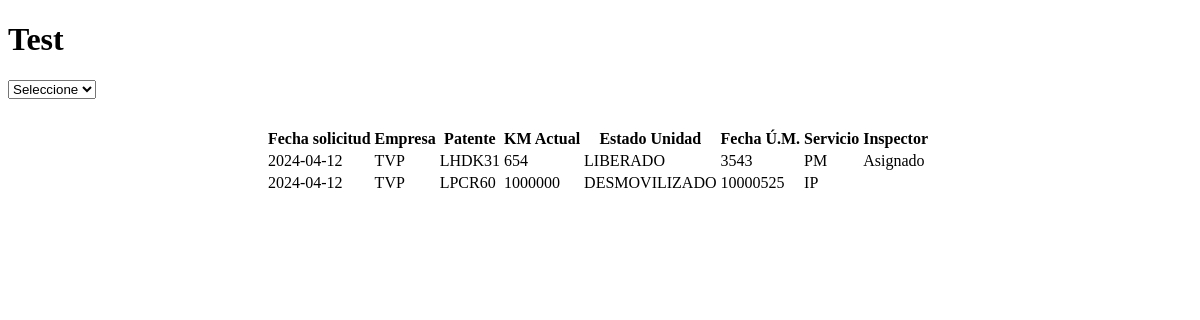
/models/test.php, run on the app's committed database.
### tables this page shows
CREATE TABLE `actividades_solicitud` (
  `id` int NOT NULL,
  `idusuario` int NOT NULL,
  `idempresa` int NOT NULL,
  `idunidad` int NOT NULL,
  `estado_unidad` varchar(25) NOT NULL,
  `km_actual` int NOT NULL,
  `km_ultima` int NOT NULL,
  `fecha_ultima` date NOT NULL,
  `tipo_servicio` varchar(25) NOT NULL,
  `contrato` varchar(250) NOT NULL,
  `taller` varchar(150) NOT NULL,
  `ubicacion` varchar(200) NOT NULL,
  `motivo` varchar(200) NOT NULL,
  `observaciones` varchar(250) NOT NULL,
  `estado_solicitud` int NOT NULL,
  `fecha_solicitud` date NOT NULL,
  `fecha_actualizado` date NOT NULL
);

CREATE TABLE `empresa_profile` (
  `id` int NOT NULL,
  `nombre` varchar(150) NOT NULL,
  `nif` varchar(15) NOT NULL,
  `correo` varchar(200) NOT NULL,
  `clave` varchar(250) NOT NULL,
  `telefono` varchar(15) NOT NULL,
  `website` varchar(150) NOT NULL,
  `direccion` varchar(200) NOT NULL,
  `ciudad` varchar(50) NOT NULL,
  `provincia` varchar(50) NOT NULL,
  `imagen` varchar(250) NOT NULL
);

CREATE TABLE `unidades_profile` (
  `id` int NOT NULL,
  `idempresa` int NOT NULL,
  `tipo` varchar(50) NOT NULL,
  `marca` varchar(50) NOT NULL,
  `modelo` varchar(50) NOT NULL,
  `dv` varchar(10) NOT NULL,
  `year` varchar(4) NOT NULL,
  `chasis` varchar(80) NOT NULL,
  `ppu` varchar(15) NOT NULL,
  `ppu_semi` varchar(20) NOT NULL,
  `km_actual` decimal(10,2) NOT NULL,
  `km_proximo` decimal(10,2) NOT NULL,
  `ubicacion` varchar(200) NOT NULL,
  `contrato` varchar(100) NOT NULL,
  `estatus` varchar(15) NOT NULL,
  `fecha_creado` date NOT NULL
);

### models/connect.php (called while the page is built)
<?php
class ConexionBDD {
private $strhost = "localhost";
private $strUser = "root";
private $strPass = "";
private $strDataBase = "control";
private $connect;
function __construct(){
    $strConexion = "mysql:host=".$this-> strhost .";dbname=".$this-> strDataBase.";charset=utf8";
    try {
        $this->connect = new PDO($strConexion, $this->strUser, $this->strPass);
        $this->connect ->setAttribute(PDO::ATTR_ERRMODE, PDO::ERRMODE_EXCEPTION);
    } catch (exception $e) {
        $this->connect = 'Fallo la conexion: ' . $e->getMessage();
        echo $this->connect;
    }
}
public function connect(){
    return $this->connect;
}
}
?>

### models/actividades.php (called while the page is built, shortened)
<?php
require_once 'connect.php';
class Actividad{
    private $conexion;
    public function __construct(){
        $this->conexion = new ConexionBDD();
        $this->conexion = $this->conexion->connect();
    }
    function listado_solicitudes_ip_paginado($inicio, $registros, $orden, $valor){
        $sql = "SELECT so.id, so.idempresa, so.idunidad, so.km_actual, so.km_ultima, so.fecha_ultima, so.tipo_servicio, so.fecha_solicitud, so.estado_solicitud, emp.nombre as empresa, un.ppu, un.estatus, ip.id as idactividad
        FROM actividades_solicitud so
        LEFT JOIN unidades_profile un ON so.idunidad = un.id
        LEFT JOIN empresa_profile emp ON so.idempresa = emp.id
        LEFT JOIN asignaciones_inspector ai ON so.id = ai.idactividad
        LEFT JOIN persona_profile insp ON ai.idinspector = insp.idpersona
        LEFT JOIN actividad_tallerip ip ON so.id = ip.idsolicitud
        WHERE so.estado_solicitud = ?
        ORDER BY so.id $orden
        LIMIT $inicio, $registros";
        $smts = $this->conexion->prepare($sql);
        $smts->execute([$valor]);
        $data = $smts->fetchAll(PDO::FETCH_ASSOC);
        foreach($data as $key => $value){
            $data[$key]['last_status'] = self::obtener_ultimo_historial_unidad($value['idunidad']);
        }
        if(!empty($data)){
            if($data[0]['idactividad'] != null){
                $sql_inspectores = "SELECT idinspector
                FROM asignaciones_inspector
                WHERE idactividad = ?";
                $smts = $this->conexion->prepare($sql_inspectores);
                $smts->execute([$data[0]['idactividad']]);
                $inspectores = $smts->fetchAll(PDO::FETCH_ASSOC);
                if(!empty($inspectores)){
                        $data[0]['inspector_edo'][] = "Asignado";
                }
            } else {
                $data[0]['inspector_edo'][] = 0;
            }
        }
        return $data;
    }
    public function obtener_ultimo_historial_unidad($id){
        $sql = "SELECT estado FROM actividad_unidad_estados WHERE idunidad = ? ORDER BY id DESC LIMIT 1";
        $smts = $this->conexion->prepare($sql);
        $smts->execute([$id]);
        $data = $smts->fetchColumn();
        return $data;
    }
}
?>

### models/test.php (the view, shortened to what this page needs)
<?php
require_once 'clientes.php';
require_once 'actividades.php';
$ac = new Actividad();
?>
<!DOCTYPE html>
<html lang="en">
<head>
</head>
<body>
    <h1>Test</h1>
    <select id="casos">
        <option value="0">Seleccione</option>
    </select><br><br>
    <div id="abierto" class="abierto">
    <table class="table table-hover my-0" id="tblip">
						<thead>
							<tr>
							<th>Fecha solicitud</th>
							<th>Empresa</th>
							<th class="d-none d-xl-table-cell">Patente</th>
							<th class="d-none d-xl-table-cell">KM Actual</th>
							<th class="d-none d-xl-table-cell">Estado Unidad</th>
							<th class="d-none d-xl-table-cell">Fecha Ú.M.</th>
							<th class="d-none d-xl-table-cell">Servicio</th>
							<th class="d-none d-xl-table-cell">Inspector</th>
							<th></th>
							</tr>
						</thead>
						<tbody id="tbl-actividadesip">
						<?php
                        $ip = $ac -> listado_solicitudes_ip_paginado(0, 10, 'DESC', 1);
                        if(!empty($ip)){
                            foreach ($ip as $actividad => $xp) {
                        ?>
            				<tr>
							<td><?= $xp['fecha_solicitud']; ?></td>
							<td><?= $xp['empresa']; ?></td>
							<td class="d-none d-xl-table-cell"><?= $xp['ppu']; ?></td>
							<td class="d-none d-xl-table-cell"><?= $xp['km_actual']; ?></td>
							<td class="d-none d-xl-table-cell"><?= $xp['estatus']; ?></td>
							<td class="d-none d-xl-table-cell"><?= $xp['km_ultima']; ?></td>
							<td class="d-none d-xl-table-cell"><?= $xp['tipo_servicio']; ?></td>
							<td class="d-none d-xl-table-cell"><?= $xp['inspector_edo']['0']; ?></td>
							<td></th>
							</tr>
                        <?php
                            }
                        }
                        ?>
						</tbody>
						</table>
    </div>
</body>
</html>

### models/test.php (style rules this page uses)
.abierto { display: flex; justify-content: center; align-items: center; height: auto; margin: 0 auto; padding: 10px; }

### data on the page
actividades_solicitud: fecha_solicitud "2024-04-12", empresa_profile.nombre "TVP", unidades_profile.ppu "LHDK31", km_actual "654", unidades_profile.estatus "LIBERADO", km_ultima "3543", tipo_servicio "PM", 0 "Asignado"
actividades_solicitud: fecha_solicitud "2024-04-12", empresa_profile.nombre "TVP", unidades_profile.ppu "LPCR60", km_actual "1000000", unidades_profile.estatus "DESMOVILIZADO", km_ultima "10000525", tipo_servicio "IP"
